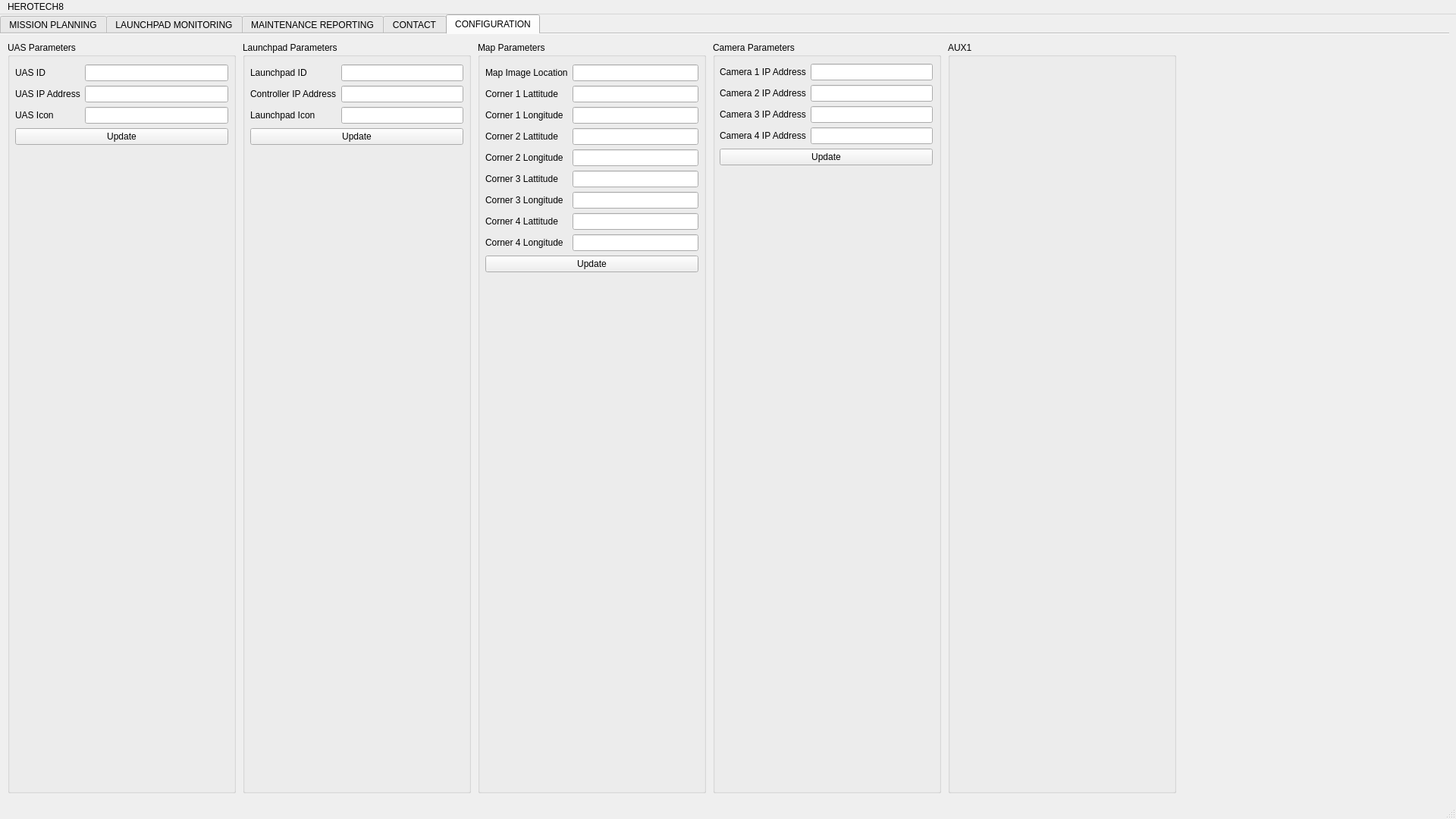
<?xml version="1.0" encoding="UTF-8"?>
<ui version="4.0">
 <class>MainWindow</class>
 <widget class="QMainWindow" name="MainWindow">
  <property name="geometry">
   <rect>
    <x>0</x>
    <y>0</y>
    <width>1920</width>
    <height>1080</height>
   </rect>
  </property>
  <property name="windowTitle">
   <string>MainWindow</string>
  </property>
  <widget class="QWidget" name="centralwidget">
   <widget class="QTabWidget" name="tabWidget">
    <property name="geometry">
     <rect>
      <x>0</x>
      <y>0</y>
      <width>1911</width>
      <height>1031</height>
     </rect>
    </property>
    <property name="currentIndex">
     <number>4</number>
    </property>
    <property name="documentMode">
     <bool>true</bool>
    </property>
    <widget class="QWidget" name="tab">
     <attribute name="title">
      <string>MISSION PLANNING</string>
     </attribute>
     <widget class="QFrame" name="frame_2">
      <property name="geometry">
       <rect>
        <x>10</x>
        <y>430</y>
        <width>941</width>
        <height>571</height>
       </rect>
      </property>
      <property name="frameShape">
       <enum>QFrame::StyledPanel</enum>
      </property>
      <property name="frameShadow">
       <enum>QFrame::Raised</enum>
      </property>
     </widget>
     <widget class="QLabel" name="label">
      <property name="geometry">
       <rect>
        <x>190</x>
        <y>0</y>
        <width>211</width>
        <height>20</height>
       </rect>
      </property>
      <property name="font">
       <font>
        <weight>75</weight>
        <bold>true</bold>
       </font>
      </property>
      <property name="text">
       <string>MISSION PLANNER</string>
      </property>
      <property name="alignment">
       <set>Qt::AlignCenter</set>
      </property>
     </widget>
     <widget class="QProgressBar" name="progressBar">
      <property name="geometry">
       <rect>
        <x>10</x>
        <y>400</y>
        <width>501</width>
        <height>23</height>
       </rect>
      </property>
      <property name="value">
       <number>24</number>
      </property>
     </widget>
     <widget class="QLabel" name="label_2">
      <property name="geometry">
       <rect>
        <x>180</x>
        <y>380</y>
        <width>211</width>
        <height>20</height>
       </rect>
      </property>
      <property name="font">
       <font>
        <weight>75</weight>
        <bold>true</bold>
       </font>
      </property>
      <property name="text">
       <string>MISSION PROGRESS</string>
      </property>
      <property name="alignment">
       <set>Qt::AlignCenter</set>
      </property>
     </widget>
     <widget class="QScrollArea" name="scrollArea">
      <property name="geometry">
       <rect>
        <x>10</x>
        <y>20</y>
        <width>501</width>
        <height>361</height>
       </rect>
      </property>
      <property name="widgetResizable">
       <bool>true</bool>
      </property>
      <widget class="QWidget" name="scrollAreaWidgetContents">
       <property name="geometry">
        <rect>
         <x>0</x>
         <y>0</y>
         <width>499</width>
         <height>359</height>
        </rect>
       </property>
      </widget>
     </widget>
     <widget class="QGroupBox" name="groupBox">
      <property name="geometry">
       <rect>
        <x>750</x>
        <y>10</y>
        <width>191</width>
        <height>411</height>
       </rect>
      </property>
      <property name="title">
       <string>COMMANDS</string>
      </property>
      <widget class="QPushButton" name="commands_drone__actions_deploy_btn">
       <property name="geometry">
        <rect>
         <x>10</x>
         <y>60</y>
         <width>171</width>
         <height>32</height>
        </rect>
       </property>
       <property name="text">
        <string>Deploy</string>
       </property>
      </widget>
      <widget class="QPushButton" name="commands_drone_actions_rth_btn">
       <property name="geometry">
        <rect>
         <x>10</x>
         <y>90</y>
         <width>171</width>
         <height>32</height>
        </rect>
       </property>
       <property name="text">
        <string>Return to Home</string>
       </property>
      </widget>
      <widget class="QPushButton" name="commands_drone_actions_emergency_land_btn">
       <property name="geometry">
        <rect>
         <x>10</x>
         <y>120</y>
         <width>171</width>
         <height>32</height>
        </rect>
       </property>
       <property name="text">
        <string>Emergency Land</string>
       </property>
      </widget>
      <widget class="QRadioButton" name="radioButton">
       <property name="enabled">
        <bool>true</bool>
       </property>
       <property name="geometry">
        <rect>
         <x>30</x>
         <y>190</y>
         <width>61</width>
         <height>20</height>
        </rect>
       </property>
       <property name="text">
        <string>Auto</string>
       </property>
      </widget>
      <widget class="QRadioButton" name="radioButton_2">
       <property name="geometry">
        <rect>
         <x>90</x>
         <y>190</y>
         <width>71</width>
         <height>20</height>
        </rect>
       </property>
       <property name="text">
        <string>Manual</string>
       </property>
      </widget>
      <widget class="QLabel" name="label_3">
       <property name="geometry">
        <rect>
         <x>20</x>
         <y>170</y>
         <width>151</width>
         <height>20</height>
        </rect>
       </property>
       <property name="font">
        <font>
         <weight>75</weight>
         <bold>true</bold>
        </font>
       </property>
       <property name="text">
        <string>CONTROL MODE</string>
       </property>
       <property name="alignment">
        <set>Qt::AlignCenter</set>
       </property>
      </widget>
      <widget class="QLabel" name="label_4">
       <property name="geometry">
        <rect>
         <x>20</x>
         <y>40</y>
         <width>151</width>
         <height>20</height>
        </rect>
       </property>
       <property name="font">
        <font>
         <weight>75</weight>
         <bold>true</bold>
        </font>
       </property>
       <property name="text">
        <string>ACTIONS</string>
       </property>
       <property name="alignment">
        <set>Qt::AlignCenter</set>
       </property>
      </widget>
      <widget class="QLabel" name="label_5">
       <property name="geometry">
        <rect>
         <x>10</x>
         <y>20</y>
         <width>171</width>
         <height>20</height>
        </rect>
       </property>
       <property name="font">
        <font>
         <weight>75</weight>
         <bold>true</bold>
        </font>
       </property>
       <property name="text">
        <string>DRONE</string>
       </property>
       <property name="alignment">
        <set>Qt::AlignLeading|Qt::AlignLeft|Qt::AlignVCenter</set>
       </property>
      </widget>
      <widget class="QLabel" name="label_6">
       <property name="geometry">
        <rect>
         <x>190</x>
         <y>40</y>
         <width>171</width>
         <height>20</height>
        </rect>
       </property>
       <property name="font">
        <font>
         <weight>75</weight>
         <bold>true</bold>
        </font>
       </property>
       <property name="text">
        <string>DRONE</string>
       </property>
       <property name="alignment">
        <set>Qt::AlignLeading|Qt::AlignLeft|Qt::AlignVCenter</set>
       </property>
      </widget>
      <widget class="QFrame" name="frame">
       <property name="geometry">
        <rect>
         <x>0</x>
         <y>240</y>
         <width>191</width>
         <height>171</height>
        </rect>
       </property>
       <property name="frameShape">
        <enum>QFrame::StyledPanel</enum>
       </property>
       <property name="frameShadow">
        <enum>QFrame::Raised</enum>
       </property>
       <widget class="QLabel" name="label_7">
        <property name="geometry">
         <rect>
          <x>10</x>
          <y>0</y>
          <width>171</width>
          <height>20</height>
         </rect>
        </property>
        <property name="font">
         <font>
          <weight>75</weight>
          <bold>true</bold>
         </font>
        </property>
        <property name="text">
         <string>CAMERA</string>
        </property>
        <property name="alignment">
         <set>Qt::AlignLeading|Qt::AlignLeft|Qt::AlignVCenter</set>
        </property>
       </widget>
       <widget class="QFrame" name="frame_3">
        <property name="geometry">
         <rect>
          <x>90</x>
          <y>20</y>
          <width>101</width>
          <height>151</height>
         </rect>
        </property>
        <property name="frameShape">
         <enum>QFrame::StyledPanel</enum>
        </property>
        <property name="frameShadow">
         <enum>QFrame::Raised</enum>
        </property>
        <widget class="QRadioButton" name="radioButton_8">
         <property name="geometry">
          <rect>
           <x>0</x>
           <y>100</y>
           <width>101</width>
           <height>20</height>
          </rect>
         </property>
         <property name="text">
          <string>90 degrees</string>
         </property>
        </widget>
        <widget class="QRadioButton" name="radioButton_9">
         <property name="geometry">
          <rect>
           <x>0</x>
           <y>80</y>
           <width>101</width>
           <height>20</height>
          </rect>
         </property>
         <property name="text">
          <string>60 degrees</string>
         </property>
        </widget>
        <widget class="QRadioButton" name="radioButton_10">
         <property name="geometry">
          <rect>
           <x>0</x>
           <y>60</y>
           <width>101</width>
           <height>20</height>
          </rect>
         </property>
         <property name="text">
          <string>30 degrees</string>
         </property>
        </widget>
        <widget class="QRadioButton" name="radioButton_11">
         <property name="geometry">
          <rect>
           <x>0</x>
           <y>40</y>
           <width>101</width>
           <height>20</height>
          </rect>
         </property>
         <property name="text">
          <string>0 degrees</string>
         </property>
        </widget>
        <widget class="QLabel" name="label_13">
         <property name="geometry">
          <rect>
           <x>20</x>
           <y>10</y>
           <width>61</width>
           <height>20</height>
          </rect>
         </property>
         <property name="font">
          <font>
           <weight>50</weight>
           <bold>false</bold>
           <underline>true</underline>
          </font>
         </property>
         <property name="text">
          <string>ANGLE</string>
         </property>
         <property name="alignment">
          <set>Qt::AlignLeading|Qt::AlignLeft|Qt::AlignVCenter</set>
         </property>
        </widget>
       </widget>
       <widget class="QFrame" name="frame_4">
        <property name="geometry">
         <rect>
          <x>0</x>
          <y>20</y>
          <width>91</width>
          <height>151</height>
         </rect>
        </property>
        <property name="frameShape">
         <enum>QFrame::StyledPanel</enum>
        </property>
        <property name="frameShadow">
         <enum>QFrame::Raised</enum>
        </property>
        <widget class="QRadioButton" name="radioButton_14">
         <property name="geometry">
          <rect>
           <x>0</x>
           <y>60</y>
           <width>101</width>
           <height>20</height>
          </rect>
         </property>
         <property name="text">
          <string>Thermal</string>
         </property>
        </widget>
        <widget class="QRadioButton" name="radioButton_15">
         <property name="geometry">
          <rect>
           <x>0</x>
           <y>40</y>
           <width>101</width>
           <height>20</height>
          </rect>
         </property>
         <property name="text">
          <string>Visual</string>
         </property>
        </widget>
        <widget class="QLabel" name="label_14">
         <property name="geometry">
          <rect>
           <x>20</x>
           <y>10</y>
           <width>61</width>
           <height>20</height>
          </rect>
         </property>
         <property name="font">
          <font>
           <weight>50</weight>
           <bold>false</bold>
           <underline>true</underline>
          </font>
         </property>
         <property name="text">
          <string>MODE</string>
         </property>
         <property name="alignment">
          <set>Qt::AlignLeading|Qt::AlignLeft|Qt::AlignVCenter</set>
         </property>
        </widget>
       </widget>
      </widget>
     </widget>
     <widget class="QGroupBox" name="groupBox_2">
      <property name="geometry">
       <rect>
        <x>519</x>
        <y>10</y>
        <width>191</width>
        <height>411</height>
       </rect>
      </property>
      <property name="title">
       <string>FLIGHT DATA</string>
      </property>
      <widget class="QLabel" name="label_8">
       <property name="geometry">
        <rect>
         <x>10</x>
         <y>20</y>
         <width>171</width>
         <height>20</height>
        </rect>
       </property>
       <property name="font">
        <font>
         <weight>75</weight>
         <bold>true</bold>
        </font>
       </property>
       <property name="text">
        <string>DRONE</string>
       </property>
       <property name="alignment">
        <set>Qt::AlignLeading|Qt::AlignLeft|Qt::AlignVCenter</set>
       </property>
      </widget>
      <widget class="QLabel" name="label_9">
       <property name="geometry">
        <rect>
         <x>10</x>
         <y>160</y>
         <width>171</width>
         <height>20</height>
        </rect>
       </property>
       <property name="font">
        <font>
         <weight>75</weight>
         <bold>true</bold>
        </font>
       </property>
       <property name="text">
        <string>LAUNCHPAD</string>
       </property>
       <property name="alignment">
        <set>Qt::AlignLeading|Qt::AlignLeft|Qt::AlignVCenter</set>
       </property>
      </widget>
      <widget class="QLabel" name="label_10">
       <property name="geometry">
        <rect>
         <x>10</x>
         <y>310</y>
         <width>171</width>
         <height>20</height>
        </rect>
       </property>
       <property name="font">
        <font>
         <weight>75</weight>
         <bold>true</bold>
        </font>
       </property>
       <property name="text">
        <string>AIRSPACE</string>
       </property>
       <property name="alignment">
        <set>Qt::AlignLeading|Qt::AlignLeft|Qt::AlignVCenter</set>
       </property>
      </widget>
      <widget class="QWidget" name="formLayoutWidget">
       <property name="geometry">
        <rect>
         <x>10</x>
         <y>40</y>
         <width>171</width>
         <height>121</height>
        </rect>
       </property>
       <layout class="QFormLayout" name="formLayout">
        <item row="0" column="0">
         <widget class="QLabel" name="dronePositionLabel">
          <property name="text">
           <string>Position</string>
          </property>
         </widget>
        </item>
        <item row="0" column="1">
         <widget class="QLineEdit" name="dronePositionLineEdit">
          <property name="readOnly">
           <bool>true</bool>
          </property>
         </widget>
        </item>
        <item row="1" column="0">
         <widget class="QLabel" name="velocityLabel">
          <property name="text">
           <string>Heading</string>
          </property>
         </widget>
        </item>
        <item row="1" column="1">
         <widget class="QLineEdit" name="velocityLineEdit">
          <property name="readOnly">
           <bool>true</bool>
          </property>
         </widget>
        </item>
        <item row="2" column="0">
         <widget class="QLabel" name="velocityLabel_2">
          <property name="text">
           <string>Velocity</string>
          </property>
         </widget>
        </item>
        <item row="2" column="1">
         <widget class="QLineEdit" name="headingLineEdit">
          <property name="readOnly">
           <bool>true</bool>
          </property>
         </widget>
        </item>
        <item row="3" column="0">
         <widget class="QLabel" name="statusLabel_2">
          <property name="text">
           <string>Status</string>
          </property>
         </widget>
        </item>
        <item row="3" column="1">
         <widget class="QLineEdit" name="statusLineEdit_2">
          <property name="readOnly">
           <bool>true</bool>
          </property>
         </widget>
        </item>
       </layout>
      </widget>
      <widget class="QWidget" name="formLayoutWidget_2">
       <property name="geometry">
        <rect>
         <x>10</x>
         <y>180</y>
         <width>171</width>
         <height>121</height>
        </rect>
       </property>
       <layout class="QFormLayout" name="formLayout_2">
        <item row="0" column="0">
         <widget class="QLabel" name="dronePositionLabel_2">
          <property name="text">
           <string>Location</string>
          </property>
         </widget>
        </item>
        <item row="0" column="1">
         <widget class="QLineEdit" name="dronePositionLineEdit_2">
          <property name="readOnly">
           <bool>true</bool>
          </property>
         </widget>
        </item>
        <item row="1" column="0">
         <widget class="QLabel" name="velocityLabel_3">
          <property name="text">
           <string>Status</string>
          </property>
         </widget>
        </item>
        <item row="1" column="1">
         <widget class="QLineEdit" name="velocityLineEdit_2">
          <property name="readOnly">
           <bool>true</bool>
          </property>
         </widget>
        </item>
        <item row="2" column="0">
         <widget class="QLabel" name="velocityLabel_4">
          <property name="text">
           <string>Velocity</string>
          </property>
         </widget>
        </item>
        <item row="2" column="1">
         <widget class="QLineEdit" name="headingLineEdit_2">
          <property name="readOnly">
           <bool>true</bool>
          </property>
         </widget>
        </item>
        <item row="3" column="0">
         <widget class="QLabel" name="statusLabel_3">
          <property name="text">
           <string>Status</string>
          </property>
         </widget>
        </item>
        <item row="3" column="1">
         <widget class="QLineEdit" name="statusLineEdit_3">
          <property name="readOnly">
           <bool>true</bool>
          </property>
         </widget>
        </item>
       </layout>
      </widget>
     </widget>
     <widget class="QLabel" name="label_12">
      <property name="geometry">
       <rect>
        <x>970</x>
        <y>0</y>
        <width>941</width>
        <height>1011</height>
       </rect>
      </property>
      <property name="text">
       <string/>
      </property>
      <property name="pixmap">
       <pixmap>../../Desktop/Screen Shot 2019-08-08 at 7.40.18 PM.png</pixmap>
      </property>
      <property name="scaledContents">
       <bool>false</bool>
      </property>
      <property name="openExternalLinks">
       <bool>false</bool>
      </property>
     </widget>
    </widget>
    <widget class="QWidget" name="tab_3">
     <attribute name="title">
      <string>LAUNCHPAD MONITORING</string>
     </attribute>
     <widget class="QFrame" name="frame_5">
      <property name="geometry">
       <rect>
        <x>20</x>
        <y>20</y>
        <width>921</width>
        <height>491</height>
       </rect>
      </property>
      <property name="frameShape">
       <enum>QFrame::StyledPanel</enum>
      </property>
      <property name="frameShadow">
       <enum>QFrame::Raised</enum>
      </property>
     </widget>
     <widget class="QFrame" name="frame_6">
      <property name="geometry">
       <rect>
        <x>20</x>
        <y>520</y>
        <width>921</width>
        <height>471</height>
       </rect>
      </property>
      <property name="frameShape">
       <enum>QFrame::StyledPanel</enum>
      </property>
      <property name="frameShadow">
       <enum>QFrame::Raised</enum>
      </property>
     </widget>
     <widget class="QFrame" name="frame_7">
      <property name="geometry">
       <rect>
        <x>970</x>
        <y>20</y>
        <width>921</width>
        <height>491</height>
       </rect>
      </property>
      <property name="frameShape">
       <enum>QFrame::StyledPanel</enum>
      </property>
      <property name="frameShadow">
       <enum>QFrame::Raised</enum>
      </property>
     </widget>
     <widget class="QFrame" name="frame_8">
      <property name="geometry">
       <rect>
        <x>970</x>
        <y>520</y>
        <width>921</width>
        <height>471</height>
       </rect>
      </property>
      <property name="frameShape">
       <enum>QFrame::StyledPanel</enum>
      </property>
      <property name="frameShadow">
       <enum>QFrame::Raised</enum>
      </property>
     </widget>
    </widget>
    <widget class="QWidget" name="tab_2">
     <attribute name="title">
      <string>MAINTENANCE REPORTING</string>
     </attribute>
     <widget class="QGroupBox" name="groupBox_3">
      <property name="geometry">
       <rect>
        <x>30</x>
        <y>10</y>
        <width>871</width>
        <height>381</height>
       </rect>
      </property>
      <property name="title">
       <string>FLIGHT DASHBOARD</string>
      </property>
     </widget>
     <widget class="QGroupBox" name="groupBox_4">
      <property name="geometry">
       <rect>
        <x>30</x>
        <y>400</y>
        <width>431</width>
        <height>601</height>
       </rect>
      </property>
      <property name="title">
       <string>FLIGHT LOGGING</string>
      </property>
     </widget>
     <widget class="QGroupBox" name="groupBox_5">
      <property name="geometry">
       <rect>
        <x>470</x>
        <y>400</y>
        <width>431</width>
        <height>601</height>
       </rect>
      </property>
      <property name="title">
       <string>BATTERY MONITORING</string>
      </property>
     </widget>
     <widget class="QGroupBox" name="groupBox_6">
      <property name="geometry">
       <rect>
        <x>1010</x>
        <y>10</y>
        <width>431</width>
        <height>981</height>
       </rect>
      </property>
      <property name="title">
       <string>MOTOR AND PROPELLER</string>
      </property>
     </widget>
     <widget class="QGroupBox" name="groupBox_7">
      <property name="geometry">
       <rect>
        <x>1450</x>
        <y>10</y>
        <width>431</width>
        <height>981</height>
       </rect>
      </property>
      <property name="title">
       <string>ENVIRONMENTAL EFFECTS</string>
      </property>
     </widget>
    </widget>
    <widget class="QWidget" name="tab_4">
     <attribute name="title">
      <string>CONTACT</string>
     </attribute>
    </widget>
    <widget class="QWidget" name="tab_5">
     <attribute name="title">
      <string>CONFIGURATION</string>
     </attribute>
     <widget class="QGroupBox" name="groupBox_8">
      <property name="geometry">
       <rect>
        <x>10</x>
        <y>10</y>
        <width>301</width>
        <height>991</height>
       </rect>
      </property>
      <property name="title">
       <string>UAS Parameters</string>
      </property>
      <widget class="QWidget" name="formLayoutWidget_6">
       <property name="geometry">
        <rect>
         <x>10</x>
         <y>30</y>
         <width>281</width>
         <height>951</height>
        </rect>
       </property>
       <layout class="QFormLayout" name="formLayout_6">
        <item row="0" column="0">
         <widget class="QLabel" name="camera1IPAddressLabel_4">
          <property name="text">
           <string>UAS ID</string>
          </property>
         </widget>
        </item>
        <item row="0" column="1">
         <widget class="QLineEdit" name="camera1IPAddressLineEdit_4"/>
        </item>
        <item row="1" column="0">
         <widget class="QLabel" name="uASIPAddressLabel">
          <property name="text">
           <string>UAS IP Address</string>
          </property>
         </widget>
        </item>
        <item row="1" column="1">
         <widget class="QLineEdit" name="uASIPAddressLineEdit"/>
        </item>
        <item row="2" column="0">
         <widget class="QLabel" name="camera2IPAddressLabel_4">
          <property name="text">
           <string>UAS Icon</string>
          </property>
         </widget>
        </item>
        <item row="2" column="1">
         <widget class="QLineEdit" name="camera2IPAddressLineEdit_4"/>
        </item>
        <item row="3" column="0" colspan="2">
         <widget class="QPushButton" name="config_uas_update_btn">
          <property name="text">
           <string>Update</string>
          </property>
         </widget>
        </item>
       </layout>
      </widget>
     </widget>
     <widget class="QGroupBox" name="groupBox_9">
      <property name="geometry">
       <rect>
        <x>320</x>
        <y>10</y>
        <width>301</width>
        <height>991</height>
       </rect>
      </property>
      <property name="title">
       <string>Launchpad Parameters</string>
      </property>
      <widget class="QWidget" name="formLayoutWidget_5">
       <property name="geometry">
        <rect>
         <x>10</x>
         <y>30</y>
         <width>281</width>
         <height>951</height>
        </rect>
       </property>
       <layout class="QFormLayout" name="formLayout_5">
        <item row="0" column="0">
         <widget class="QLabel" name="camera1IPAddressLabel_3">
          <property name="text">
           <string>Launchpad ID</string>
          </property>
         </widget>
        </item>
        <item row="0" column="1">
         <widget class="QLineEdit" name="camera1IPAddressLineEdit_3"/>
        </item>
        <item row="1" column="0">
         <widget class="QLabel" name="controllerIPAddressLabel">
          <property name="text">
           <string>Controller IP Address</string>
          </property>
         </widget>
        </item>
        <item row="1" column="1">
         <widget class="QLineEdit" name="controllerIPAddressLineEdit"/>
        </item>
        <item row="2" column="0">
         <widget class="QLabel" name="camera2IPAddressLabel_3">
          <property name="text">
           <string>Launchpad Icon</string>
          </property>
         </widget>
        </item>
        <item row="2" column="1">
         <widget class="QLineEdit" name="camera2IPAddressLineEdit_3"/>
        </item>
        <item row="3" column="0" colspan="2">
         <widget class="QPushButton" name="config_launchpad_update_btn">
          <property name="text">
           <string>Update</string>
          </property>
         </widget>
        </item>
       </layout>
      </widget>
     </widget>
     <widget class="QGroupBox" name="groupBox_10">
      <property name="geometry">
       <rect>
        <x>630</x>
        <y>10</y>
        <width>301</width>
        <height>991</height>
       </rect>
      </property>
      <property name="title">
       <string>Map Parameters</string>
      </property>
      <widget class="QWidget" name="formLayoutWidget_4">
       <property name="geometry">
        <rect>
         <x>10</x>
         <y>30</y>
         <width>281</width>
         <height>951</height>
        </rect>
       </property>
       <layout class="QFormLayout" name="formLayout_4">
        <item row="0" column="0">
         <widget class="QLabel" name="camera1IPAddressLabel_2">
          <property name="text">
           <string>Map Image Location</string>
          </property>
         </widget>
        </item>
        <item row="0" column="1">
         <widget class="QLineEdit" name="camera1IPAddressLineEdit_2"/>
        </item>
        <item row="1" column="0">
         <widget class="QLabel" name="camera2IPAddressLabel_2">
          <property name="text">
           <string>Corner 1 Lattitude</string>
          </property>
         </widget>
        </item>
        <item row="1" column="1">
         <widget class="QLineEdit" name="camera2IPAddressLineEdit_2"/>
        </item>
        <item row="2" column="0">
         <widget class="QLabel" name="camera3IPAddressLabel_2">
          <property name="text">
           <string>Corner 1 Longitude</string>
          </property>
         </widget>
        </item>
        <item row="2" column="1">
         <widget class="QLineEdit" name="camera3IPAddressLineEdit_2"/>
        </item>
        <item row="3" column="0">
         <widget class="QLabel" name="camera4IPAddressLabel_2">
          <property name="text">
           <string>Corner 2 Lattitude</string>
          </property>
         </widget>
        </item>
        <item row="3" column="1">
         <widget class="QLineEdit" name="camera4IPAddressLineEdit_2"/>
        </item>
        <item row="4" column="0">
         <widget class="QLabel" name="corner2LongitudeLabel">
          <property name="text">
           <string>Corner 2 Longitude</string>
          </property>
         </widget>
        </item>
        <item row="4" column="1">
         <widget class="QLineEdit" name="corner2LongitudeLineEdit"/>
        </item>
        <item row="5" column="0">
         <widget class="QLabel" name="corner3LattitudeLabel">
          <property name="text">
           <string>Corner 3 Lattitude</string>
          </property>
         </widget>
        </item>
        <item row="5" column="1">
         <widget class="QLineEdit" name="corner3LattitudeLineEdit"/>
        </item>
        <item row="6" column="0">
         <widget class="QLabel" name="corner3LongitudeLabel">
          <property name="text">
           <string>Corner 3 Longitude</string>
          </property>
         </widget>
        </item>
        <item row="6" column="1">
         <widget class="QLineEdit" name="corner3LongitudeLineEdit"/>
        </item>
        <item row="7" column="0">
         <widget class="QLabel" name="corner4LattitudeLabel">
          <property name="text">
           <string>Corner 4 Lattitude</string>
          </property>
         </widget>
        </item>
        <item row="7" column="1">
         <widget class="QLineEdit" name="corner4LattitudeLineEdit"/>
        </item>
        <item row="8" column="0">
         <widget class="QLabel" name="corner4LongitudeLabel">
          <property name="text">
           <string>Corner 4 Longitude</string>
          </property>
         </widget>
        </item>
        <item row="8" column="1">
         <widget class="QLineEdit" name="corner4LongitudeLineEdit"/>
        </item>
        <item row="9" column="0" colspan="2">
         <widget class="QPushButton" name="config_map_update_btn">
          <property name="text">
           <string>Update</string>
          </property>
         </widget>
        </item>
       </layout>
      </widget>
     </widget>
     <widget class="QGroupBox" name="groupBox_11">
      <property name="geometry">
       <rect>
        <x>940</x>
        <y>10</y>
        <width>301</width>
        <height>991</height>
       </rect>
      </property>
      <property name="title">
       <string>Camera Parameters</string>
      </property>
      <widget class="QWidget" name="formLayoutWidget_3">
       <property name="geometry">
        <rect>
         <x>9</x>
         <y>29</y>
         <width>281</width>
         <height>951</height>
        </rect>
       </property>
       <layout class="QFormLayout" name="formLayout_3">
        <item row="0" column="0">
         <widget class="QLabel" name="camera1IPAddressLabel">
          <property name="text">
           <string>Camera 1 IP Address</string>
          </property>
         </widget>
        </item>
        <item row="0" column="1">
         <widget class="QLineEdit" name="camera1IPAddressLineEdit"/>
        </item>
        <item row="1" column="0">
         <widget class="QLabel" name="camera2IPAddressLabel">
          <property name="text">
           <string>Camera 2 IP Address</string>
          </property>
         </widget>
        </item>
        <item row="1" column="1">
         <widget class="QLineEdit" name="camera2IPAddressLineEdit"/>
        </item>
        <item row="2" column="0">
         <widget class="QLabel" name="camera3IPAddressLabel">
          <property name="text">
           <string>Camera 3 IP Address</string>
          </property>
         </widget>
        </item>
        <item row="2" column="1">
         <widget class="QLineEdit" name="camera3IPAddressLineEdit"/>
        </item>
        <item row="3" column="0">
         <widget class="QLabel" name="camera4IPAddressLabel">
          <property name="text">
           <string>Camera 4 IP Address</string>
          </property>
         </widget>
        </item>
        <item row="3" column="1">
         <widget class="QLineEdit" name="camera4IPAddressLineEdit"/>
        </item>
        <item row="4" column="0" colspan="2">
         <widget class="QPushButton" name="config_camera_update_btn">
          <property name="text">
           <string>Update</string>
          </property>
         </widget>
        </item>
       </layout>
      </widget>
     </widget>
     <widget class="QGroupBox" name="groupBox_12">
      <property name="geometry">
       <rect>
        <x>1250</x>
        <y>10</y>
        <width>301</width>
        <height>991</height>
       </rect>
      </property>
      <property name="title">
       <string>AUX1</string>
      </property>
     </widget>
    </widget>
   </widget>
  </widget>
  <widget class="QMenuBar" name="menubar">
   <property name="geometry">
    <rect>
     <x>0</x>
     <y>0</y>
     <width>1920</width>
     <height>22</height>
    </rect>
   </property>
   <widget class="QMenu" name="menuHEROTECh8">
    <property name="font">
     <font>
      <weight>50</weight>
      <bold>false</bold>
     </font>
    </property>
    <property name="title">
     <string>HEROTECH8</string>
    </property>
    <addaction name="actionConnect"/>
   </widget>
   <addaction name="menuHEROTECh8"/>
  </widget>
  <widget class="QStatusBar" name="statusbar"/>
  <action name="actionConnect">
   <property name="text">
    <string>Connect</string>
   </property>
  </action>
 </widget>
 <resources/>
 <connections/>
</ui>
